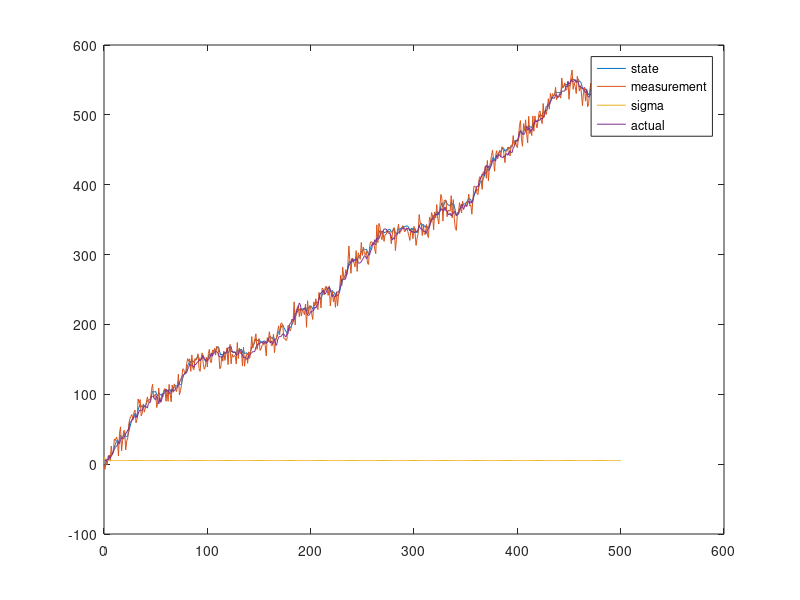

The MATLAB source for this figure:
    % define system
    % x+ = x + u * dt + n 
    % y = x + v

    dt = 1;

    F_x = 1;
    F_u = dt;
    F_n = 1;
    H = 1;

    Q = 10;
    R = 100;

    
    % simulated variable

    X = 7;
    u = 1;

    % estimated variables
    
    x = 0;
    P = 10e4;

    % trajectories 
    tt = 0:dt:500;
    XX = zeros(1, size(tt, 2));
    xx = zeros(1, size(tt, 2));
    yy = zeros(1, size(tt, 2));
    pp = zeros(1, size(tt, 2));

    % perturbation levels 
    q = sqrt(Q);
    r = sqrt(R);
    % start loop
    
    i = 1;
    for t = tt
        
        % simulate
        n = q * randn;
        X = F_x * X + F_u * u + F_n * n ;
        v = r * randn;
        y = H * X + v;

        % estimate

        x = F_x * x + + F_u * u + F_n;
        P = F_x * P * F_x' + F_n * Q * F_n';

        % correction step
        e = H * x;
        E = H * P * H';

        z = y - e;
        Z = R + E;

        K = P * H' * Z^-1;

        x = x + K*z ;
        P = P - K * H * P;

        % collect data
        XX(:, i) = X;
        xx(:, i) = x;
        yy(:, i) = y;
        PP(:, i) = diag(P);

        % update the index

        i = i + 1;
    end
    
    % plot
    plot(tt,xx,tt,yy,tt,sqrt(PP),XX)
    legend('state','measurement','sigma','actual')
